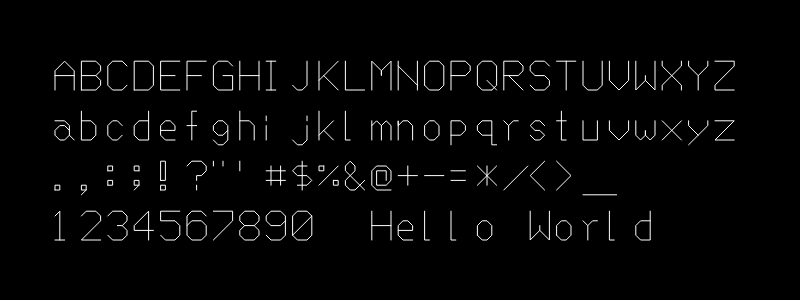
Frame 1 (no input)
Frame 60 (no input): identical to frame 1, image omitted
Frame 120 (the mouse pressed at the canvas centre since frame 60): identical to frame 1, image omitted

The p5.js sketch that drew this single still picture (run headless with seeded random() and noise() and a simulated clock; from frame 60 on, the mouse is pressed at the canvas centre):

// p5.js sketch
// ── sketch.js
// Monospace, monoline vector font from the Commodore 1520 plotter/printer
// ROM data recovered Jim Brain, Gerrit Heitsch, and Silver Dream / silverdr
// Font data recovered by Stewart C Russell, ported to p5.js by Golan Levin
// 
// More information: 
// https://e4aws.silverdr.com/resources/6500/fontpreview.svg
// https://e4aws.silverdr.com/hacks/6500_1/
// https://github.com/scruss/FifteenTwenty/blob/master/README.md
// https://scruss.com/blog/2016/05/10/fifteentwenty-now-on-fontlibrary-and-github/
// https://scruss.com/blog/2016/04/23/fifteentwenty-commodore-1520-plotter-font/

function setup() {
  createCanvas(800, 300);
}


function draw() {
  background('black');
  stroke('white'); 
  strokeJoin(ROUND); 
  strokeWeight(1); 
  noFill(); 

  let tx = 55; 
  let ty = 40;

  drawString("ABCDEFGHIJKLMNOPQRSTUVWXYZ", tx,ty+=50, 1.2);
  drawString("abcdefghijklmnopqrstuvwxyz", tx,ty+=50, 1.2);
  drawString(".,:;!?\"'#$%&@+-=*/<>_",     tx,ty+=50, 1.2);
  drawString("1234567890  Hello World",    tx,ty+=50, 1.2);
}


//---------------------------------------
function drawString(str, x, y, size, spacing = 1.1, lineHeight = 1.3) {
  let cx = x;
  let cy = y;
  const baseAdvance = 20 * size;
  for (let ch of str) {
    if (ch === "\n") {
      cx = x;
      cy += baseAdvance * lineHeight;
      continue;
    }
    drawGlyph(ch, cx, cy, size);
    cx += baseAdvance * spacing;
  }
}


//---------------------------------------
function drawGlyph(ch, cx, cy, size) {
  const glyph = commodore1520font[ch];
  if (!glyph) return;
  drawPath(glyph.d, cx, cy, size);
}


//---------------------------------------
function drawPath(d, cx, cy, size) {
  const bbox = computeGlyphBBox(d);
  if (!bbox) return;

  const ox = bbox.minX;
  const oy = 32;
  const tokens = d.match(/[ML]|-?\d+(\.\d+)?/g);
  
  let i = 0;
  while (i < tokens.length) {
    const cmd = tokens[i++];
    if (cmd === "M") {
      const x0 = Number(tokens[i++]);
      const y0 = Number(tokens[i++]);
      beginShape();
      vertex(
        cx + (x0 - ox) * size,
        cy + (y0 - oy) * size
      );

      while (i < tokens.length && tokens[i] === "L") {
        i++;
        const x = Number(tokens[i++]);
        const y = Number(tokens[i++]);
        vertex(
          cx + (x - ox) * size,
          cy + (y - oy) * size
        );
      }
      endShape();
    }
  }
}


//---------------------------------------
function computeGlyphBBox(d) {
  const tokens = d.match(/[ML]|-?\d+(\.\d+)?/g);
  if (!tokens) return null;
  let minX = Infinity;
  let maxX = -Infinity;
  for (let i = 0; i < tokens.length; i++) {
    const t = tokens[i];
    if (t === "M" || t === "L") {
      const x = Number(tokens[++i]);
      minX = min(minX, x);
      maxX = max(maxX, x);
    }
  }
  return { minX, maxX};
}


//---------------------------------------
const commodore1520font = {
  " ": { char: " ", d: "M8 36" },
  "!": { char: "!", d: "M48 32L48 28L52 28L52 32L48 32M48 24L48 8L52 8L52 24L48 24" },
  "\"": { char: "\"", d: "M76 8L76 12M84 8L84 12" },
  "#": { char: "#", d: "M108 28L108 12M116 12L116 28M120 24L104 24M104 16L120 16" },
  "$": { char: "$", d: "M140 28L148 28L152 24L148 20L140 20L136 16L140 12L148 12M144 8L144 32" },
  "%": { char: "%", d: "M168 28L184 12M172 12L168 12L168 16L172 16L172 12M180 24L184 24L184 28L180 28L180 24" },
  "&": { char: "&", d: "M216 32L200 16L200 12L204 8L208 12L208 16L200 24L200 28L204 32L208 32L216 24" },
  "'": { char: "'", d: "M240 16L240 8" },
  "(": { char: "(", d: "M276 32L272 32L268 28L268 12L272 8L276 8" },
  ")": { char: ")", d: "M304 32L308 32L312 28L312 12L308 8L304 8" },
  "*": { char: "*", d: "M328 28L344 12M328 12L344 28M336 12L336 28" },
  "+": { char: "+", d: "M368 28L368 12M360 20L376 20" },
  ",": { char: ",", d: "M400 36L404 32L404 28L400 28L400 32L404 32" },
  "-": { char: "-", d: "M424 20L440 20" },
  ".": { char: ".", d: "M464 32L464 28L468 28L468 32L464 32" },
  "/": { char: "/", d: "M488 32L508 12" },
  
  "0": { char: "0", d: "M520 28L536 12L532 8L524 8L520 12L520 28L524 32L532 32L536 28L536 12" },
  "1": { char: "1", d: "M556 12L560 8L560 32M556 32L564 32" },
  "2": { char: "2", d: "M584 12L588 8L596 8L600 12L600 16L584 32L600 32" },
  "3": { char: "3", d: "M616 12L620 8L628 8L632 12L632 16L628 20L624 20M628 20L632 24L632 28L628 32L620 32L616 28" },
  "4": { char: "4", d: "M660 32L660 8L648 20L648 24L664 24" },
  "5": { char: "5", d: "M680 28L684 32L692 32L696 28L696 20L692 16L680 16L680 8L696 8" },
  "6": { char: "6", d: "M712 20L716 16L724 16L728 20L728 28L724 32L716 32L712 28L712 12L716 8L724 8L728 12" },
  "7": { char: "7", d: "M744 32L760 16L760 8L744 8" },
  "8": { char: "8", d: "M12 20L8 16L8 12L12 8L20 8L24 12L24 16L20 20L24 24L24 28L20 32L12 32L8 28L8 24L12 20L20 20" },
  "9": { char: "9", d: "M40 28L44 32L52 32L56 28L56 12L52 8L44 8L40 12L40 16L44 20L52 20L56 16" },
  
  ":": { char: ":", d: "M76 28L76 24L80 24L80 28L76 28M76 16L76 12L80 12L80 16L76 16" },
  ";": { char: ";", d: "M108 32L112 28L112 24L108 24L108 28L112 28M112 16L112 12L108 12L108 16L112 16" },
  "<": { char: "<", d: "M152 32L140 20L152 8" },
  "=": { char: "=", d: "M172 24L184 24M172 16L184 16" },
  ">": { char: ">", d: "M204 32L216 20L204 8" },
  "?": { char: "?", d: "M232 12L236 8L244 8L248 12L248 16L244 20L240 20L240 24M240 28L240 32" },
  "@": { char: "@", d: "M276 24L276 16L268 16L268 28L276 28L280 24L280 16L276 12L268 12L264 16L264 28L268 32L280 32" },

  "A": { char: "A", d: "M296 32L296 16L304 8L312 16L312 32M296 20L312 20" },
  "B": { char: "B", d: "M328 32L328 8L340 8L344 12L344 16L340 20M328 20L340 20L344 24L344 28L340 32L328 32" },
  "C": { char: "C", d: "M376 28L372 32L364 32L360 28L360 12L364 8L372 8L376 12" },
  "D": { char: "D", d: "M392 32L392 8L404 8L408 12L408 28L404 32L392 32" },
  "E": { char: "E", d: "M440 32L424 32L424 8L440 8M436 20L424 20" },
  "F": { char: "F", d: "M456 32L456 8L472 8M456 20L468 20" },
  "G": { char: "G", d: "M504 12L500 8L492 8L488 12L488 28L492 32L504 32L504 20L496 20" },
  "H": { char: "H", d: "M520 32L520 8M536 8L536 32M520 20L536 20" },
  "I": { char: "I", d: "M556 32L564 32M560 32L560 8M556 8L564 8" },
  "J": { char: "J", d: "M584 28L588 32L592 32L596 28L596 8" },
  "K": { char: "K", d: "M616 32L616 8M632 8L616 24M620 20L632 32" },
  "L": { char: "L", d: "M648 8L648 32L664 32" },
  "M": { char: "M", d: "M680 32L680 8L688 16L688 20L688 16L696 8L696 32" },
  "N": { char: "N", d: "M712 32L712 8M712 12L728 28M728 8L728 32" },
  "O": { char: "O", d: "M744 28L744 12L748 8L756 8L760 12L760 28L756 32L748 32L744 28" },
  "P": { char: "P", d: "M8 32L8 8L20 8L24 12L24 16L20 20L8 20" },
  "Q": { char: "Q", d: "M48 24L56 32M52 32L44 32L40 28L40 12L44 8L52 8L56 12L56 28L52 32" },
  "R": { char: "R", d: "M72 32L72 8L84 8L88 12L88 16L84 20L72 20M76 20L88 32" },
  "S": { char: "S", d: "M104 28L108 32L116 32L120 28L120 24L116 20L108 20L104 16L104 12L108 8L116 8L120 12" },
  "T": { char: "T", d: "M144 32L144 8M136 8L152 8" },
  "U": { char: "U", d: "M168 8L168 28L172 32L180 32L184 28L184 8" },
  "V": { char: "V", d: "M200 8L200 24L208 32L216 24L216 8" },
  "W": { char: "W", d: "M232 8L232 32L240 24M240 20L240 24L248 32L248 8" },
  "X": { char: "X", d: "M264 32L264 28L280 12L280 8M264 8L264 12L280 28L280 32" },
  "Y": { char: "Y", d: "M304 32L304 20L312 12L312 8M296 8L296 12L304 20" },
  "Z": { char: "Z", d: "M328 8L344 8L344 12L328 28L328 32L344 32" },
  
  "a": { char: "a", d: "M564 28L560 32L556 32L552 28L552 24L556 20L560 20L564 24M552 16L560 16L564 20L564 28L568 32" },
  "b": { char: "b", d: "M584 8L584 32L592 32L596 28L596 20L592 16L584 16" },
  "c": { char: "c", d: "M628 28L624 32L620 32L616 28L616 20L620 16L624 16L628 20" },
  "d": { char: "d", d: "M660 16L652 16L648 20L648 28L652 32L660 32L660 8" },
  "e": { char: "e", d: "M680 24L692 24L692 20L688 16L684 16L680 20L680 28L684 32L692 32" },
  "f": { char: "f", d: "M720 32L720 8L724 8M716 20L724 20" },
  "g": { char: "g", d: "M744 32L748 36L752 36L756 32L756 20L752 16L748 16L744 20L744 24L748 28L752 28L756 24" },
  "h": { char: "h", d: "M8 32L8 8M8 16L16 16L20 20L20 32" },
  "i": { char: "i", d: "M48 32L48 20M48 16L48 12" },
  "j": { char: "j", d: "M72 32L76 36L80 36L84 32L84 20M84 16L84 12" },
  "k": { char: "k", d: "M116 32L108 24M104 8L104 32M104 28L116 16" },
  "l": { char: "l", d: "M140 8L140 32L144 32" },
  "m": { char: "m", d: "M168 32L168 16M168 20L172 16L176 20L176 32M176 20L180 16L184 20L184 32" },
  "n": { char: "n", d: "M200 32L200 16L200 20L204 16L208 16L212 20L212 32" },
  "o": { char: "o", d: "M232 28L232 20L236 16L240 16L244 20L244 28L240 32L236 32L232 28" },
  "p": { char: "p", d: "M264 28L272 28L276 24L276 20L272 16L264 16L264 36" },
  "q": { char: "q", d: "M312 36L308 36L308 16L300 16L296 20L296 24L300 28L308 28" },
  "r": { char: "r", d: "M328 16L332 20L332 32M332 20L336 16L340 16" },
  "s": { char: "s", d: "M360 28L364 32L368 32L372 28L368 24L364 24L360 20L364 16L368 16L372 20" },
  "t": { char: "t", d: "M392 16L400 16M396 8L396 32L400 32" },
  "u": { char: "u", d: "M424 16L424 32L436 32L436 16" },
  "v": { char: "v", d: "M456 16L456 24L464 32L472 24L472 16" },
  "w": { char: "w", d: "M488 16L488 28L492 32L496 28L496 24L496 28L500 32L504 28L504 16" },
  "x": { char: "x", d: "M520 32L536 16M520 16L536 32" },
  "y": { char: "y", d: "M552 16L552 20L560 28M568 16L568 20L552 36" },
  "z": { char: "z", d: "M584 16L600 16L584 32L600 32" },
  "|": { char: "|", d: "M628 36L628 8" },
  "_": { char: "_", d: "M676 36L648 36" },
  "Δ": { char: "Δ", d: "M680 32L692 20L704 32L680 32" },
  "π": { char: "π", d: "M712 24L716 20L724 20L724 32M716 32L716 20L724 20L728 16" },
  "□": { char: "□", d: "M744 32L744 8L764 8L764 32L744 32" }
};
